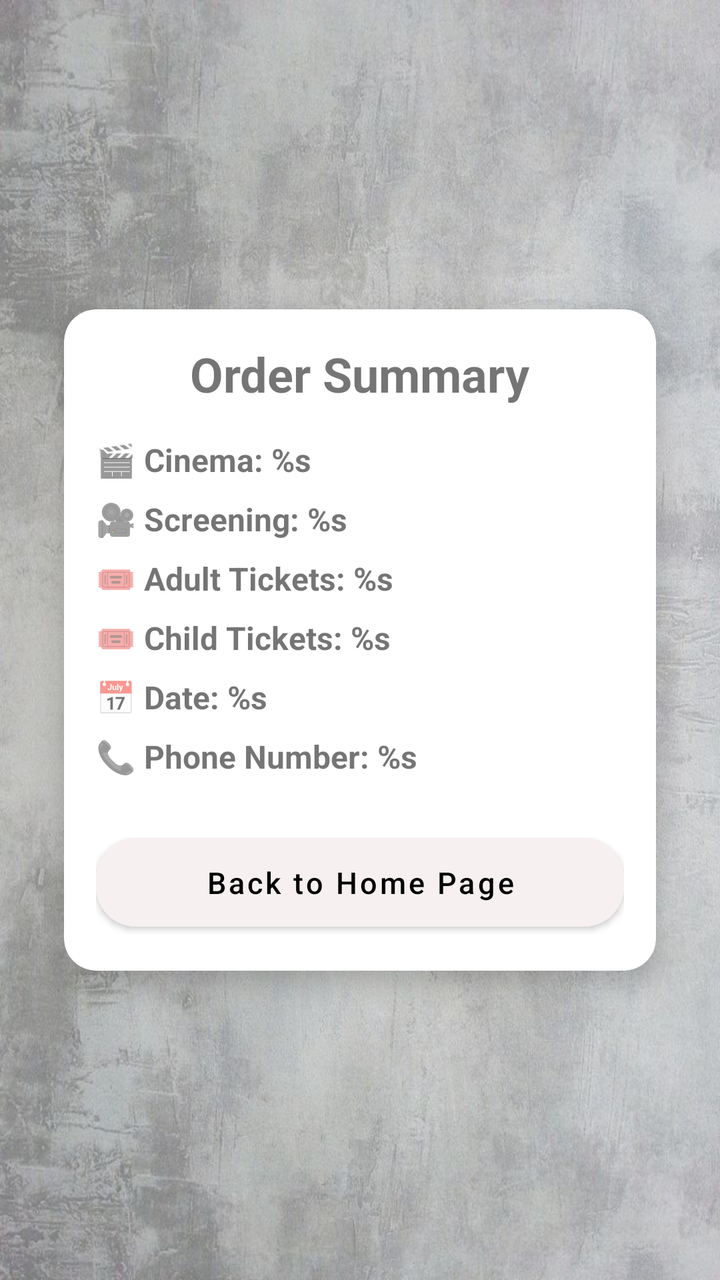
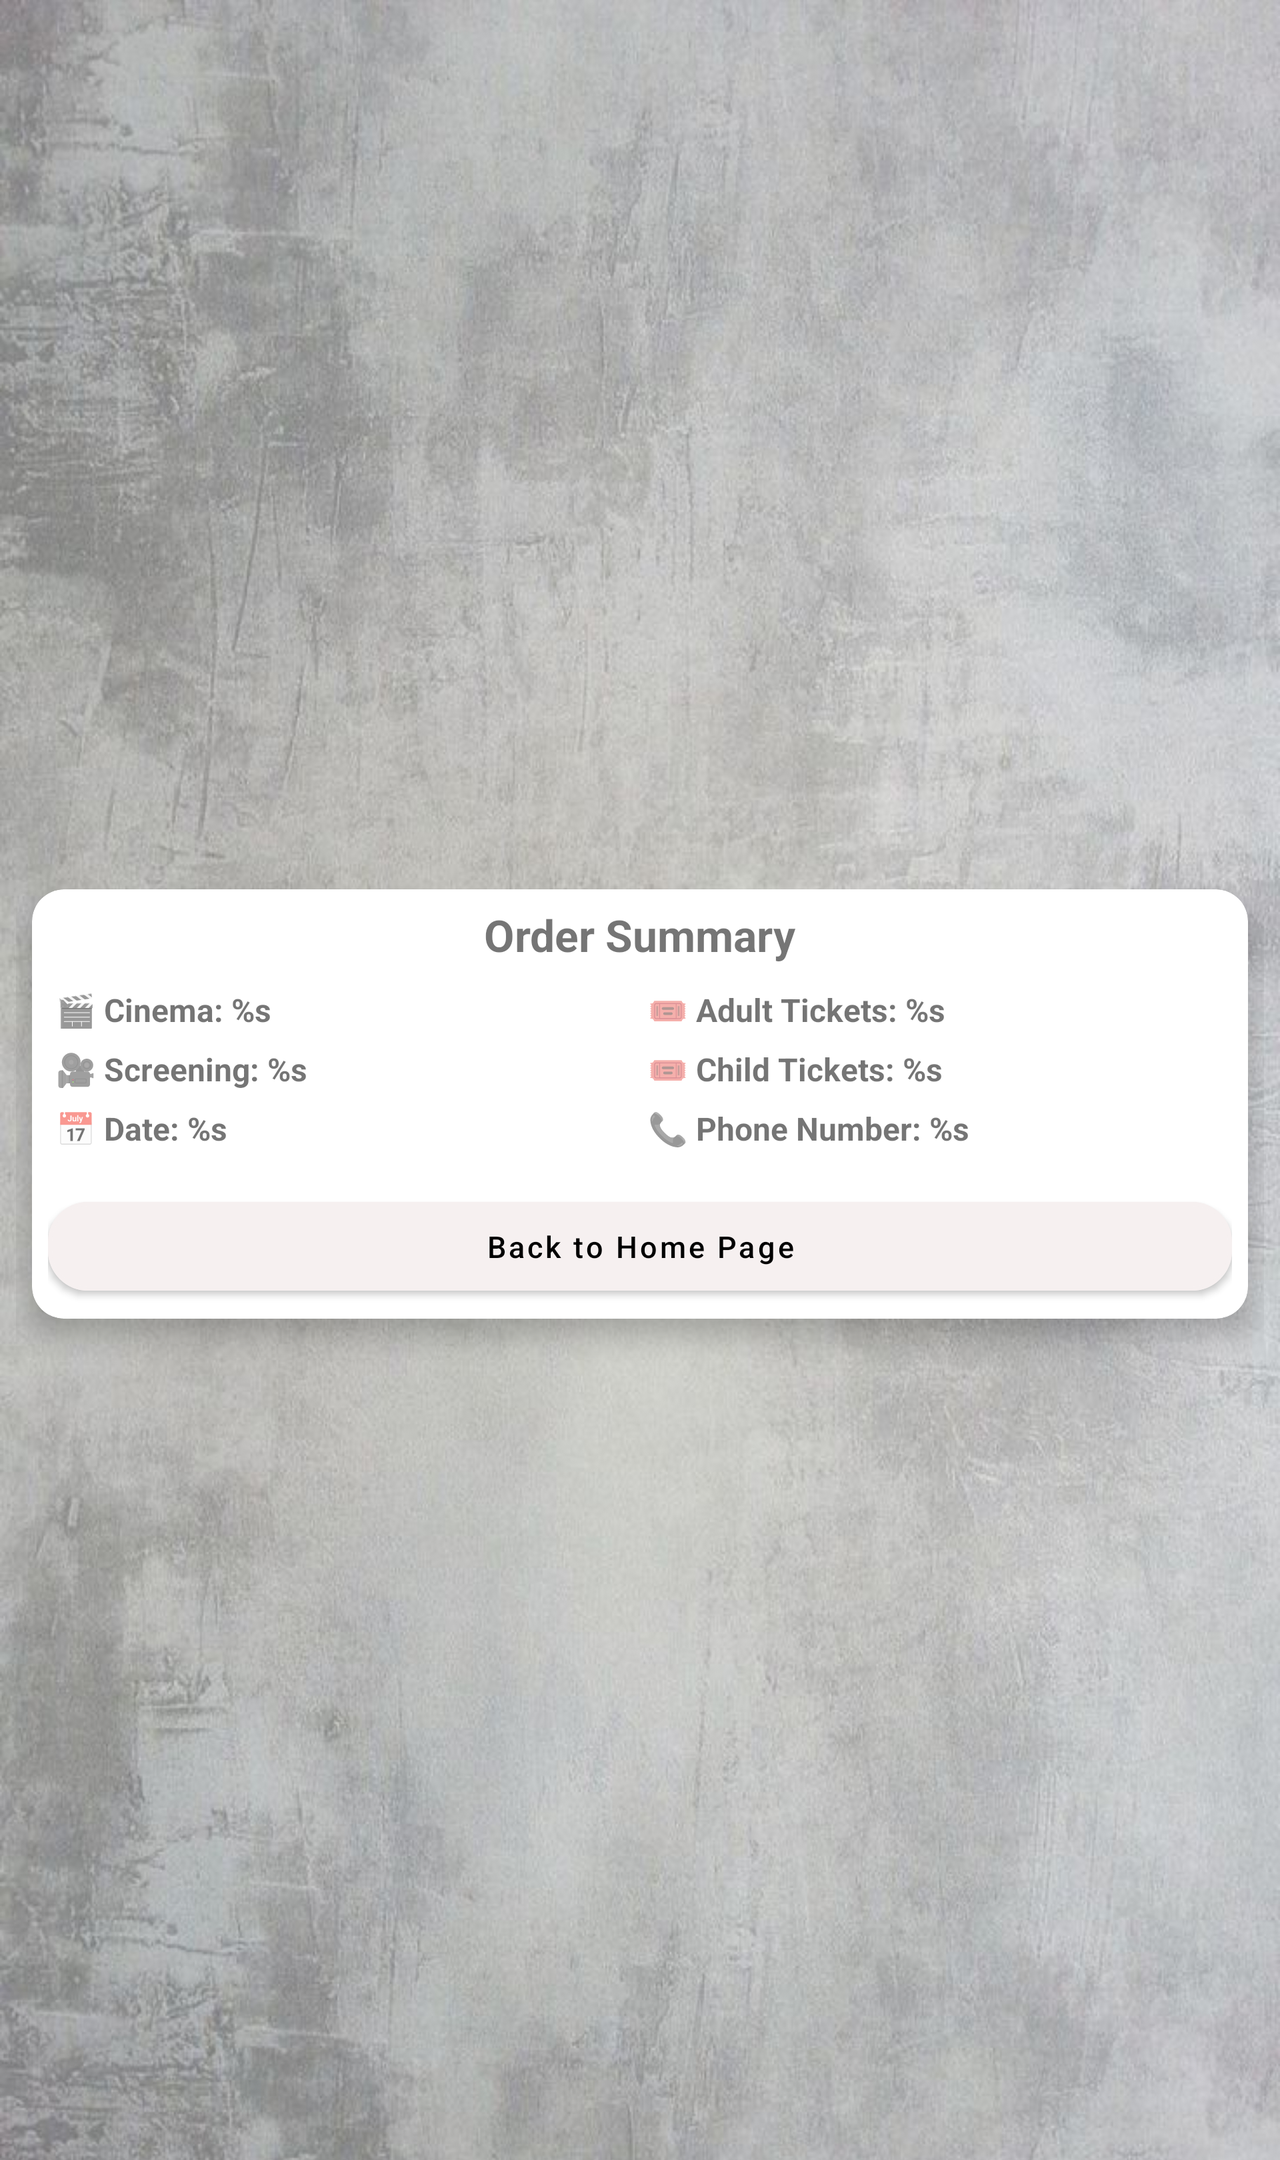

First picture: res/layout/ on a phone held upright. Second picture: the repository's own variant of that layout, on a device whose configuration matches the variant's folder. Source for both follows.
<!-- AndroidManifest.xml: application theme Theme.TitanicMovie -->
<!-- res/layout/dialog_tickets.xml -->
<?xml version="1.0" encoding="utf-8"?>
<LinearLayout xmlns:android="http://schemas.android.com/apk/res/android"
    xmlns:app="http://schemas.android.com/apk/res-auto"
    android:layout_width="match_parent"
    android:layout_height="match_parent"
    android:orientation="vertical"
    android:gravity="center"
    android:background="@drawable/background_vintage"
    android:padding="16dp">

    <androidx.cardview.widget.CardView
        android:layout_width="match_parent"
        android:layout_height="wrap_content"
        android:layout_margin="16dp"
        app:cardCornerRadius="16dp"
        app:cardElevation="8dp"
        android:padding="16dp"
        android:background="@color/white">

        <LinearLayout
            android:layout_width="match_parent"
            android:layout_height="wrap_content"
            android:orientation="vertical"
            android:padding="16dp">

            <TextView
                android:id="@+id/ticket_details_title"
                android:layout_width="wrap_content"
                android:layout_height="wrap_content"
                android:text="@string/order_summary_title"
                android:textSize="24sp"
                android:textStyle="bold"
                android:layout_gravity="center"
                android:layout_marginBottom="16dp"/>

            <TextView
                android:id="@+id/tv_cinema"
                android:layout_width="wrap_content"
                android:layout_height="wrap_content"
                android:text="@string/cinema"
                android:textSize="16sp"
                android:textStyle="bold"
                android:layout_marginBottom="8dp"/>

            <TextView
                android:id="@+id/tv_screening"
                android:layout_width="wrap_content"
                android:layout_height="wrap_content"
                android:text="@string/screening"
                android:textSize="16sp"
                android:textStyle="bold"
                android:layout_marginBottom="8dp"/>

            <TextView
                android:id="@+id/tv_adult_tickets"
                android:layout_width="wrap_content"
                android:layout_height="wrap_content"
                android:text="@string/adult_tickets"
                android:textSize="16sp"
                android:textStyle="bold"
                android:layout_marginBottom="8dp"/>

            <TextView
                android:id="@+id/tv_child_tickets"
                android:layout_width="wrap_content"
                android:layout_height="wrap_content"
                android:text="@string/child_tickets"
                android:textSize="16sp"
                android:textStyle="bold"
                android:layout_marginBottom="8dp"/>

            <TextView
                android:id="@+id/tv_date"
                android:layout_width="wrap_content"
                android:layout_height="wrap_content"
                android:text="@string/date"
                android:textSize="16sp"
                android:textStyle="bold"
                android:layout_marginBottom="8dp"/>

            <TextView
                android:id="@+id/tv_phone"
                android:layout_width="wrap_content"
                android:layout_height="wrap_content"
                android:text="@string/phone_number"
                android:textSize="16sp"
                android:textStyle="bold"
                android:layout_marginBottom="8dp"/>

            <com.google.android.material.button.MaterialButton
                android:id="@+id/btn_back_to_home"
                style="@style/CustomButtonStyle"
                app:icon="@drawable/baseline_arrow_back_24"
                android:layout_width="match_parent"
                android:layout_height="wrap_content"
                android:text="@string/back_to_home_page"
                android:layout_marginTop="16dp"/>

        </LinearLayout>
    </androidx.cardview.widget.CardView>

</LinearLayout>
<!-- resources referenced by this layout -->
<resources>
  <color name="white">#FFFFFFFF</color>
  <!-- drawable background_vintage: jpg bitmap (drawable, 113694 bytes) -->
  <string name="adult_tickets">🎟 Adult Tickets: %s</string>
  <string name="back_to_home_page">Back to Home Page</string>
  <string name="child_tickets">🎟 Child Tickets: %s</string>
  <string name="cinema">🎬 Cinema: %s</string>
  <string name="date">📅 Date: %s</string>
  <string name="order_summary_title">Order Summary</string>
  <string name="phone_number">📞 Phone Number: %s</string>
  <string name="screening">🎥 Screening: %s</string>
  <style name="CustomButtonStyle">
          <item name="layout_constraintHorizontal_bias">0.055</item>
          <item name="android:layout_width">180dp</item>
          <item name="android:layout_height">65dp</item>
          <item name="android:elevation">4dp</item>
          <item name="android:padding">12dp</item>
          <item name="android:textAllCaps">false</item>
          <item name="android:textColor">@android:color/black</item>
          <item name="android:textSize">15sp</item>
          <item name="backgroundTint">@color/gray_light</item>
          <item name="cornerRadius">20dp</item>
          <item name="icon">@drawable/baseline_stories</item>
          <item name="iconGravity">textStart</item>
          <item name="iconSize">15sp</item>
          <item name="iconTint">#4D4646</item>
          <item name="strokeColor">@color/gray_light</item>
          <item name="strokeWidth">2dp</item>
      </style>
  <style name="Theme.TitanicMovie" parent="Theme.MaterialComponents.DayNight.DarkActionBar" />
  <color name="gray_light">#F6F0F0</color>"
</resources>
<!-- res/layout-land/dialog_tickets.xml (the repository's variant of the layout above) -->
<!-- drawn on the phone turned sideways -->
<?xml version="1.0" encoding="utf-8"?>
<ScrollView xmlns:android="http://schemas.android.com/apk/res/android"
    xmlns:app="http://schemas.android.com/apk/res-auto"
    android:layout_width="match_parent"
    android:layout_height="match_parent"
    android:background="@drawable/background_vintage"
    android:fillViewport="true">

    <LinearLayout
        android:layout_width="match_parent"
        android:layout_height="wrap_content"
        android:orientation="horizontal"
        android:gravity="center"
        android:padding="8dp">

        <androidx.cardview.widget.CardView
            android:layout_width="match_parent"
            android:layout_height="wrap_content"
            android:layout_margin="8dp"
            app:cardCornerRadius="16dp"
            app:cardElevation="8dp"
            android:background="@color/white">

            <LinearLayout
                android:layout_width="match_parent"
                android:layout_height="wrap_content"
                android:orientation="vertical"
                android:padding="8dp">

                <TextView
                    android:id="@+id/ticket_details_title"
                    android:layout_width="wrap_content"
                    android:layout_height="wrap_content"
                    android:text="@string/order_summary_title"
                    android:textSize="22sp"
                    android:textStyle="bold"
                    android:layout_gravity="center"
                    android:layout_marginBottom="8dp"/>

                <LinearLayout
                    android:layout_width="match_parent"
                    android:layout_height="wrap_content"
                    android:orientation="horizontal">

                    <LinearLayout
                        android:layout_width="0dp"
                        android:layout_height="wrap_content"
                        android:layout_weight="1"
                        android:orientation="vertical"
                        android:padding="4dp">

                        <TextView
                            android:id="@+id/tv_cinema"
                            android:layout_width="wrap_content"
                            android:layout_height="wrap_content"
                            android:text="@string/cinema"
                            android:textSize="16sp"
                            android:textStyle="bold"
                            android:layout_marginBottom="8dp"/>

                        <TextView
                            android:id="@+id/tv_screening"
                            android:layout_width="wrap_content"
                            android:layout_height="wrap_content"
                            android:text="@string/screening"
                            android:textSize="16sp"
                            android:textStyle="bold"
                            android:layout_marginBottom="8dp"/>

                        <TextView
                            android:id="@+id/tv_date"
                            android:layout_width="wrap_content"
                            android:layout_height="wrap_content"
                            android:text="@string/date"
                            android:textSize="16sp"
                            android:textStyle="bold"
                            android:layout_marginBottom="8dp"/>
                    </LinearLayout>

                    <LinearLayout
                        android:layout_width="0dp"
                        android:layout_height="wrap_content"
                        android:layout_weight="1"
                        android:orientation="vertical"
                        android:padding="4dp">

                        <TextView
                            android:id="@+id/tv_adult_tickets"
                            android:layout_width="wrap_content"
                            android:layout_height="wrap_content"
                            android:text="@string/adult_tickets"
                            android:textSize="16sp"
                            android:textStyle="bold"
                            android:layout_marginBottom="8dp"/>

                        <TextView
                            android:id="@+id/tv_child_tickets"
                            android:layout_width="wrap_content"
                            android:layout_height="wrap_content"
                            android:text="@string/child_tickets"
                            android:textSize="16sp"
                            android:textStyle="bold"
                            android:layout_marginBottom="8dp"/>

                        <TextView
                            android:id="@+id/tv_phone"
                            android:layout_width="wrap_content"
                            android:layout_height="wrap_content"
                            android:text="@string/phone_number"
                            android:textSize="16sp"
                            android:textStyle="bold"
                            android:layout_marginBottom="8dp"/>
                    </LinearLayout>
                </LinearLayout>

                <com.google.android.material.button.MaterialButton
                    android:id="@+id/btn_back_to_home"
                    style="@style/CustomButtonStyle"
                    app:icon="@drawable/baseline_arrow_back_24"
                    android:layout_width="match_parent"
                    android:layout_height="wrap_content"
                    android:text="@string/back_to_home_page"
                    android:layout_marginTop="8dp"/>
            </LinearLayout>
        </androidx.cardview.widget.CardView>
    </LinearLayout>
</ScrollView>
